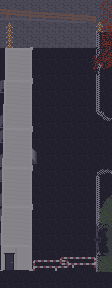

Rendered tile map (Tiled .tmx) drawn with the repository's tilesets; below, a short description and the full map source, tile grids included:
An orthogonal 7x18 tile map with 16x16 px tiles, 1 tile layer (Tile Layer 1).

<map version="1.8" tiledversion="1.8.2" orientation="orthogonal" renderorder="right-down" width="7" height="18" tilewidth="16" tileheight="16" infinite="0" nextlayerid="2" nextobjectid="1">
 <tileset firstgid="1" source="tileset.tsx" />
 <layer id="1" name="Tile Layer 1" width="7" height="18">
  <data encoding="csv">
309,310,311,312,313,314,315,
331,332,333,334,335,336,337,
353,354,355,356,357,358,359,
375,376,377,378,379,380,381,
397,398,399,400,401,402,403,
419,420,421,422,423,424,425,
441,442,443,444,445,446,447,
463,464,465,466,467,515,516,
485,486,487,488,489,537,538,
507,508,509,510,511,559,560,
529,530,531,532,533,581,582,
551,552,553,554,555,556,557,
573,574,575,576,577,578,579,
595,596,597,598,599,600,601,
617,618,619,620,621,622,623,
639,640,641,642,643,644,645,
661,662,663,664,665,666,667,
683,684,685,686,687,688,689
</data>
 </layer>
</map>
